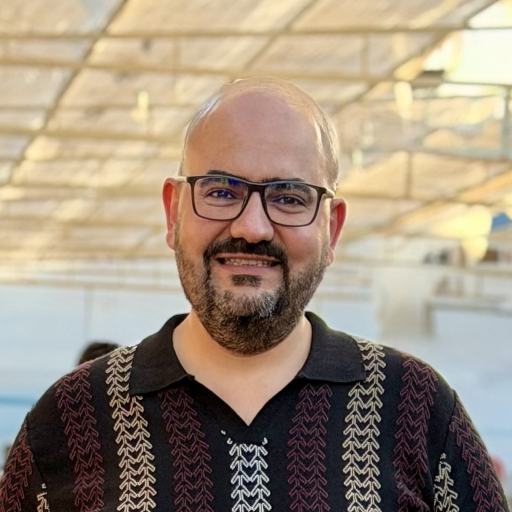
#> input picture reels/assets/sam.jpg, 1024 x 1024 px (shown at 1/2 size)
$ python -i render_reel.py   (imports and definitions only)
#> lines starting #> are read from the running program, lines starting #| are printed output that depends on the picture; after the words box and inside, x2 and y2 are one past the last pixel; in counts of white or black regions, pixels touching at a corner belong together
# -*- coding: utf-8 -*-
"""Render one of Sam's daily reels (1080x1920 MP4) from the calendar.

Usage:
  python3 reels/render/render_reel.py --day 1
  python3 reels/render/render_reel.py --entry today.json --avatar reels/assets/sam.jpg \
      --voice voice.mp3 --avatar-video talking_head.mp4 --out reels/output/day-001.mp4

Layout: 0-3s hook (glitch-in, big Arabic line + English keyword chip),
content scenes with neon HUD, last 4s outro with Sam's quote and signature.
Arabic-first text, English keywords in Orbitron. Needs ffmpeg, numpy and Pillow
built with raqm (complex text layout).
"""
import argparse
import json
import math
import os
import random
import subprocess

import numpy as np
from PIL import Image, ImageDraw, ImageFilter, ImageFont

ROOT = os.path.abspath(os.path.join(os.path.dirname(__file__), ".."))
REPO = os.path.dirname(ROOT)
# [1 line not run here, left out]
FONTS = os.path.join(ROOT, "assets", "fonts")
# [1 line that did not run here, left out]
# [1 line that did not run here, left out]
# [1 line that did not run here, left out]
OUTRO_S = 4.0
# [1 line that did not run here, left out]


def font(name, size):
    return ImageFont.truetype(os.path.join(FONTS, name), size)


def has_arabic(s):
    return any("؀" <= ch <= "ۿ" for ch in s)


def shape(s):
    return s  # Pillow's raqm layout does Arabic shaping + bidi natively


def noemoji(s):
    return "".join(ch for ch in s if ord(ch) < 0x2190).strip()  # bundled fonts have no emoji


def tdir(s):
    return "rtl" if has_arabic(s) else "ltr"


# [80 lines left out: functions wrap, text_block, chip, mono_box, make_background, not called in this run]


def make_avatar(path, size=520):
#> called with path = '../assets/sam.jpg', size = 520
    ring = Image.new("RGBA", (size + 120, size + 120), (0, 0, 0, 0))
#> ring: PIL image 640x640 RGBA; every value is 0
    cx = cy = ring.width // 2
#> cx = 320; cy = 320
    if path and os.path.exists(path):
        ph = Image.open(path).convert("RGB")
#> ph is the input picture: PIL image 1024x1024 RGB; mean R, G, B 158.6, 143.5, 125.5
        s = min(ph.size)
#> s = 1024
        ph = ph.crop(((ph.width - s) // 2, max(0, (ph.height - s) // 4), (ph.width - s) // 2 + s, max(0, (ph.height - s) // 4) + s))
        ph = ph.resize((size, size), Image.LANCZOS).convert("RGBA")
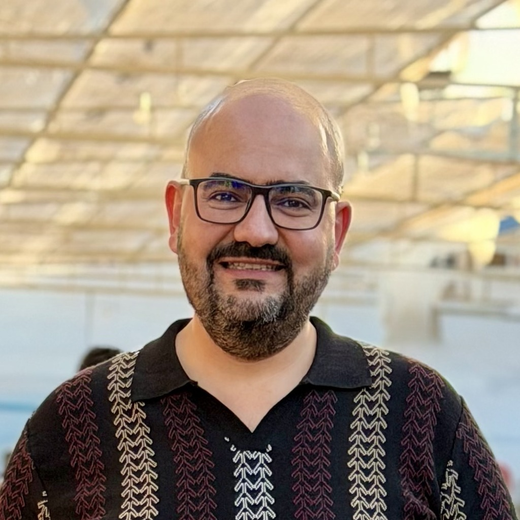
#> ph: PIL image 520x520 RGBA; mean R, G, B, A 158.6, 143.5, 125.5, 255
    else:  # holographic placeholder until Sam's photo is added
        ph = Image.new("RGBA", (size, size), (14, 22, 60, 255))
        d = ImageDraw.Draw(ph)
        d.ellipse([size * .32, size * .16, size * .68, size * .52], fill=C["neon_cyan"] + (180,))
        d.pieslice([size * .14, size * .55, size * .86, size * 1.25], 180, 360, fill=C["neon_violet"] + (180,))
        f = font("Orbitron-900.ttf", 64)
        d.text((size / 2, size * .86), "SAM", font=f, fill=(255, 255, 255, 230), anchor="mm")
    mask = Image.new("L", (size, size), 0)
#> mask: PIL image 520x520 L; every value is 0
    ImageDraw.Draw(mask).ellipse([0, 0, size, size], fill=255)
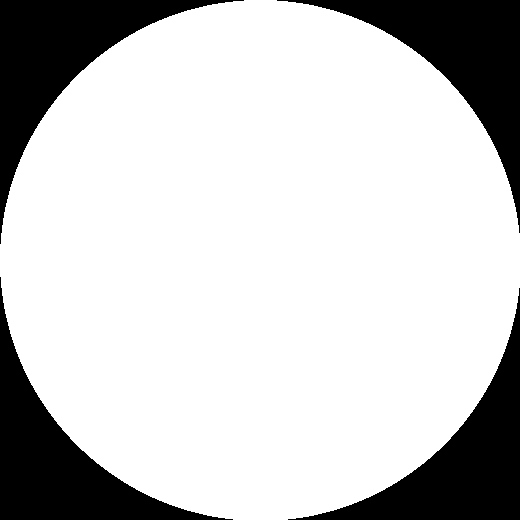
#> mask: PIL image 520x520 L; 78.8% white; 4 black regions, box (x1, y1, x2, y2) and area: (0, 0, 244, 244) 14580, (277, 0, 520, 233) 14336, (0, 277, 233, 520) 14336, (288, 288, 520, 520) 14093
    ph.putalpha(mask)
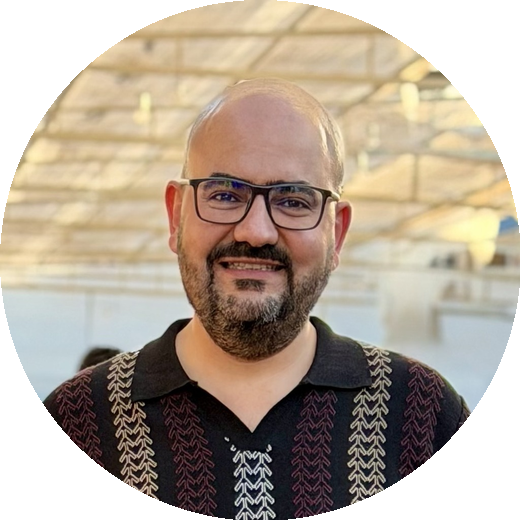
#> ph: PIL image 520x520 RGBA; mean R, G, B, A 158.6, 143.5, 125.5, 200.9; transparent parts drawn white
    halo = Image.new("RGBA", ring.size, (0, 0, 0, 0))
#> (the run stopped early here; a loop or call above may not have finished)
